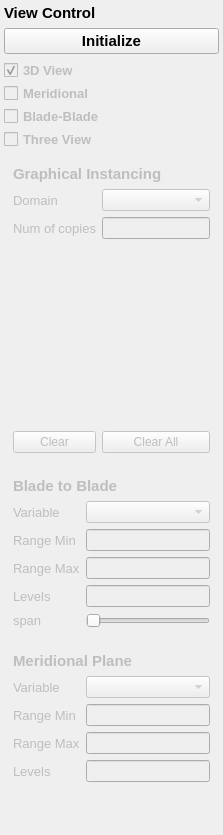
         <widget class="QWidget" name="tab_turbo">
          <attribute name="title">
           <string>Turbo</string>
          </attribute>
          <layout class="QVBoxLayout" name="turboTabLayout">
           <property name="leftMargin">
            <number>4</number>
           </property>
           <property name="topMargin">
            <number>4</number>
           </property>
           <property name="rightMargin">
            <number>4</number>
           </property>
           <property name="bottomMargin">
            <number>4</number>
           </property>
           <item>
            <widget class="QLabel" name="label_3">
             <property name="font">
              <font>
               <pointsize>11</pointsize>
               <bold>true</bold>
              </font>
             </property>
             <property name="text">
              <string>View Control</string>
             </property>
            </widget>
           </item>
           <item>
            <widget class="QPushButton" name="Btn_TurboInitial">
             <property name="font">
              <font>
               <pointsize>11</pointsize>
               <bold>true</bold>
              </font>
             </property>
             <property name="text">
              <string>Initialize</string>
             </property>
            </widget>
           </item>
           <item>
            <widget class="QWidget" name="Wi_TurboSet" native="true">
             <property name="enabled">
              <bool>false</bool>
             </property>
             <layout class="QVBoxLayout" name="turboSetLayout">
              <property name="spacing">
               <number>6</number>
              </property>
              <property name="leftMargin">
               <number>0</number>
              </property>
              <property name="topMargin">
               <number>0</number>
              </property>
              <property name="rightMargin">
               <number>0</number>
              </property>
              <property name="bottomMargin">
               <number>0</number>
              </property>
              <item>
               <widget class="QWidget" name="Wi_BasicInfo" native="true">
                <layout class="QVBoxLayout" name="basicInfoLayout">
                 <property name="spacing">
                  <number>2</number>
                 </property>
                 <property name="leftMargin">
                  <number>0</number>
                 </property>
                 <property name="topMargin">
                  <number>0</number>
                 </property>
                 <property name="rightMargin">
                  <number>0</number>
                 </property>
                 <property name="bottomMargin">
                  <number>0</number>
                 </property>
                 <item>
                  <widget class="QCheckBox" name="Check_3Dview">
                   <property name="font">
                    <font>
                     <pointsize>10</pointsize>
                     <bold>true</bold>
                    </font>
                   </property>
                   <property name="text">
                    <string>3D View</string>
                   </property>
                   <property name="checked">
                    <bool>true</bool>
                   </property>
                  </widget>
                 </item>
                 <item>
                  <widget class="QCheckBox" name="Check_Meri">
                   <property name="font">
                    <font>
                     <pointsize>10</pointsize>
                     <bold>true</bold>
                    </font>
                   </property>
                   <property name="text">
                    <string>Meridional</string>
                   </property>
                  </widget>
                 </item>
                 <item>
                  <widget class="QCheckBox" name="Check_BladeToBlade">
                   <property name="font">
                    <font>
                     <pointsize>10</pointsize>
                     <bold>true</bold>
                    </font>
                   </property>
                   <property name="text">
                    <string>Blade-Blade</string>
                   </property>
                  </widget>
                 </item>
                 <item>
                  <widget class="QCheckBox" name="Check_ThreeView">
                   <property name="font">
                    <font>
                     <pointsize>10</pointsize>
                     <bold>true</bold>
                    </font>
                   </property>
                   <property name="text">
                    <string>Three View</string>
                   </property>
                  </widget>
                 </item>
                </layout>
               </widget>
              </item>
              <item>
               <widget class="QWidget" name="Wi_Copy" native="true">
                <layout class="QGridLayout" name="gridLayout_3">
                 <item row="0" column="0" colspan="2">
                  <widget class="QLabel" name="label_8">
                   <property name="font">
                    <font>
                     <pointsize>11</pointsize>
                     <bold>true</bold>
                    </font>
                   </property>
                   <property name="text">
                    <string>Graphical Instancing</string>
                   </property>
                  </widget>
                 </item>
                 <item row="1" column="0">
                  <widget class="QLabel" name="label_9">
                   <property name="font">
                    <font>
                     <pointsize>10</pointsize>
                     <bold>false</bold>
                    </font>
                   </property>
                   <property name="text">
                    <string>Domain</string>
                   </property>
                  </widget>
                 </item>
                 <item row="1" column="1">
                  <widget class="QComboBox" name="com_copy"/>
                 </item>
                 <item row="2" column="0">
                  <widget class="QLabel" name="label_10">
                   <property name="font">
                    <font>
                     <pointsize>10</pointsize>
                     <bold>false</bold>
                    </font>
                   </property>
                   <property name="text">
                    <string>Num of copies</string>
                   </property>
                  </widget>
                 </item>
                 <item row="2" column="1">
                  <widget class="QLineEdit" name="Led_Copy"/>
                 </item>
                 <item row="3" column="0" colspan="2">
                  <widget class="QScrollArea" name="periodicCopyScrollArea">
                   <property name="minimumSize">
                    <size>
                     <width>0</width>
                     <height>180</height>
                    </size>
                   </property>
                   <property name="frameShape">
                    <enum>QFrame::Shape::NoFrame</enum>
                   </property>
                   <property name="horizontalScrollBarPolicy">
                    <enum>Qt::ScrollBarPolicy::ScrollBarAlwaysOff</enum>
                   </property>
                   <property name="widgetResizable">
                    <bool>true</bool>
                   </property>
                   <widget class="QWidget" name="periodicCopyContainer">
                    <property name="geometry">
                     <rect>
                      <x>0</x>
                      <y>0</y>
                      <width>228</width>
                      <height>180</height>
                     </rect>
                    </property>
                    <layout class="QGridLayout" name="periodicCopyGridLayout"/>
                   </widget>
                  </widget>
                 </item>
                 <item row="4" column="0">
                  <widget class="QPushButton" name="Btn_ClearCopyCurrentZone">
                   <property name="text">
                    <string>Clear</string>
                   </property>
                  </widget>
                 </item>
                 <item row="4" column="1">
                  <widget class="QPushButton" name="Btn_ClearAllZoneCopy">
                   <property name="text">
                    <string>Clear All</string>
                   </property>
                  </widget>
                 </item>
                </layout>
               </widget>
              </item>
              <item>
               <widget class="QWidget" name="Wi_B2B_2" native="true">
                <layout class="QGridLayout" name="Wi_B2B">
                 <item row="0" column="0" colspan="2">
                  <widget class="QLabel" name="label_BladeToBlade">
                   <property name="font">
                    <font>
                     <pointsize>11</pointsize>
                     <bold>true</bold>
                    </font>
                   </property>
                   <property name="text">
                    <string>Blade to Blade</string>
                   </property>
                  </widget>
                 </item>
                 <item row="1" column="0">
                  <widget class="QLabel" name="label_11">
                   <property name="font">
                    <font>
                     <pointsize>10</pointsize>
                     <bold>false</bold>
                    </font>
                   </property>
                   <property name="text">
                    <string>Variable</string>
                   </property>
                  </widget>
                 </item>
                 <item row="1" column="1">
                  <widget class="QComboBox" name="com_Variable"/>
                 </item>
                 <item row="2" column="0">
                  <widget class="QLabel" name="label_12">
                   <property name="font">
                    <font>
                     <pointsize>10</pointsize>
                     <bold>false</bold>
                    </font>
                   </property>
                   <property name="text">
                    <string>Range Min</string>
                   </property>
                  </widget>
                 </item>
                 <item row="2" column="1">
                  <widget class="QLineEdit" name="LEd_range_Min"/>
                 </item>
                 <item row="3" column="0">
                  <widget class="QLabel" name="label_13">
                   <property name="font">
                    <font>
                     <pointsize>10</pointsize>
                     <bold>false</bold>
                    </font>
                   </property>
                   <property name="text">
                    <string>Range Max</string>
                   </property>
                  </widget>
                 </item>
                 <item row="3" column="1">
                  <widget class="QLineEdit" name="LEd_range_Max"/>
                 </item>
                 <item row="4" column="0">
                  <widget class="QLabel" name="label_14">
                   <property name="font">
                    <font>
                     <pointsize>10</pointsize>
                     <bold>false</bold>
                    </font>
                   </property>
                   <property name="text">
                    <string>Levels</string>
                   </property>
                  </widget>
                 </item>
                 <item row="4" column="1">
                  <widget class="QLineEdit" name="LEd_Level"/>
                 </item>
                 <item row="5" column="0">
                  <widget class="QLabel" name="label_19">
                   <property name="font">
                    <font>
                     <pointsize>10</pointsize>
                     <bold>false</bold>
                    </font>
                   </property>
                   <property name="text">
                    <string>span</string>
                   </property>
                  </widget>
                 </item>
                 <item row="5" column="1">
                  <widget class="QSlider" name="Sli_Span">
                   <property name="orientation">
                    <enum>Qt::Orientation::Horizontal</enum>
                   </property>
                  </widget>
                 </item>
                </layout>
               </widget>
              </item>
              <item>
               <widget class="QWidget" name="Wi_B2B_3" native="true">
                <layout class="QGridLayout" name="Wi_B2B_4">
                 <item row="0" column="0" colspan="2">
                  <widget class="QLabel" name="label_BladeToBlade_2">
                   <property name="font">
                    <font>
                     <pointsize>11</pointsize>
                     <bold>true</bold>
                    </font>
                   </property>
                   <property name="text">
                    <string>Meridional Plane</string>
                   </property>
                  </widget>
                 </item>
                 <item row="1" column="0">
                  <widget class="QLabel" name="label_17">
                   <property name="font">
                    <font>
                     <pointsize>10</pointsize>
                     <bold>false</bold>
                    </font>
                   </property>
                   <property name="text">
                    <string>Variable</string>
                   </property>
                  </widget>
                 </item>
                 <item row="1" column="1">
                  <widget class="QComboBox" name="comboBox_3"/>
                 </item>
                 <item row="2" column="0">
                  <widget class="QLabel" name="label_15">
                   <property name="font">
                    <font>
                     <pointsize>10</pointsize>
                     <bold>false</bold>
                    </font>
                   </property>
                   <property name="text">
                    <string>Range Min</string>
                   </property>
                  </widget>
                 </item>
                 <item row="2" column="1">
                  <widget class="QLineEdit" name="LEd_range_Min_2"/>
                 </item>
                 <item row="3" column="0">
                  <widget class="QLabel" name="label_16">
                   <property name="font">
                    <font>
                     <pointsize>10</pointsize>
                     <bold>false</bold>
                    </font>
                   </property>
                   <property name="text">
                    <string>Range Max</string>
                   </property>
                  </widget>
                 </item>
                 <item row="3" column="1">
                  <widget class="QLineEdit" name="LEd_range_Max_2"/>
                 </item>
                 <item row="4" column="0">
                  <widget class="QLabel" name="label_18">
                   <property name="font">
                    <font>
                     <pointsize>10</pointsize>
                     <bold>false</bold>
                    </font>
                   </property>
                   <property name="text">
                    <string>Levels</string>
                   </property>
                  </widget>
                 </item>
                 <item row="4" column="1">
                  <widget class="QLineEdit" name="LEd_Level_2"/>
                 </item>
                </layout>
               </widget>
              </item>
              <item>
               <spacer name="turboVerticalSpacer">
                <property name="orientation">
                 <enum>Qt::Orientation::Vertical</enum>
                </property>
                <property name="sizeHint" stdset="0">
                 <size>
                  <width>20</width>
                  <height>40</height>
                 </size>
                </property>
               </spacer>
              </item>
             </layout>
            </widget>
           </item>
          </layout>
         </widget>
